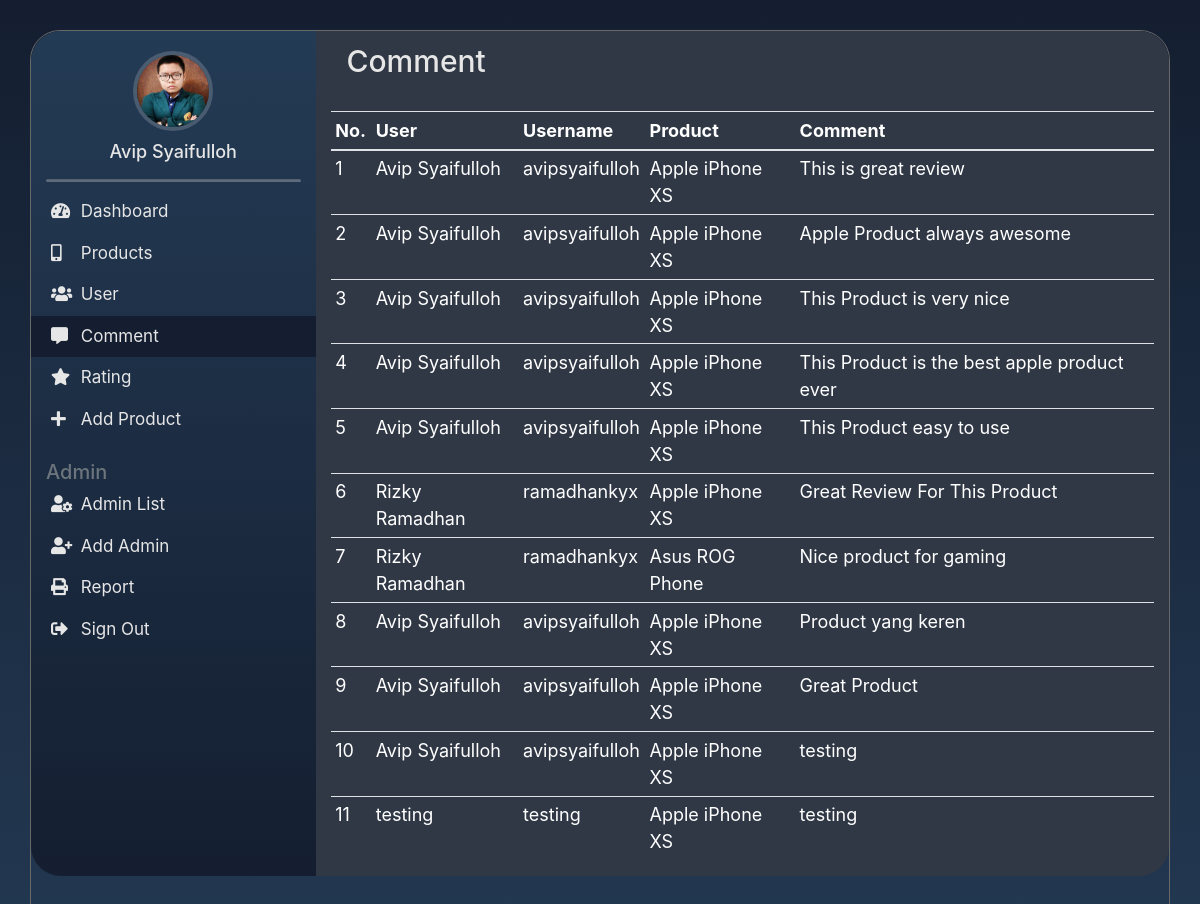
Page /php/backend/comment.php (signed in) on the committed database.
### tables this page shows
CREATE TABLE `comment` (
  `comment_id` int(11) NOT NULL,
  `user_id` int(11) NOT NULL,
  `product_id` int(11) NOT NULL,
  `message` varchar(150) DEFAULT NULL
);

CREATE TABLE `user` (
  `user_id` int(11) NOT NULL,
  `username` varchar(64) NOT NULL,
  `password` varchar(256) NOT NULL,
  `email` varchar(64) NOT NULL,
  `fullname` varchar(128) NOT NULL,
  `phone` varchar(32) NOT NULL,
  `administator` varchar(1) NOT NULL
);

CREATE TABLE `product` (
  `product_id` int(11) NOT NULL,
  `name` varchar(64) NOT NULL,
  `brand` varchar(64) NOT NULL,
  `storage` varchar(64) NOT NULL,
  `price` int(11) NOT NULL,
  `cpu` varchar(64) NOT NULL,
  `gpu` varchar(64) NOT NULL,
  `ram` varchar(64) NOT NULL,
  `picture` varchar(255) NOT NULL,
  `description` varchar(300) NOT NULL
);

### php/functions.php (called while the page is built, shortened)
<?php
function koneksi()
{
	$conn = mysqli_connect("localhost", "root", "") or die("koneksi ke DB gagal");
	mysqli_select_db($conn, "pw_tubes_183040024") or die("Database salah!");
	return $conn;
}
function query($sql)
{
	$conn = koneksi();
	$result = mysqli_query($conn, "$sql");
	$rows = [];
	while ($row = mysqli_fetch_assoc($result)) {
		$rows[] = $row;
	}
	return $rows;
}

### php/backend/comment.php (the view, shortened to what this page needs)
<?php
require '../functions.php';
$comm = query("SELECT * FROM comment NATURAL JOIN user NATURAL JOIN product");
?>
<!doctype html>
<html lang="en">
  <head>
    <link rel="stylesheet" href="../../css/bootstrap.min.css">
    <link rel="stylesheet" href="../../css/backend.css">
    <link rel="stylesheet" href="../../css/backend/comment.css">
    <link rel="stylesheet" href="https://use.fontawesome.com/releases/v5.3.1/css/all.css">
  </head>
  <body>
      <div class="container">
        <div class="row">
          <nav class="col-3 sidebar">
            <div class="profile">
              <div class="picture">
                <img src="../../assets/img/Profile.jpg" alt="">
              </div>
              <div class="about">
                <h6>Avip Syaifulloh</h6>
                <hr>
              </div>
            </div>
            <div class="sidebar-sticky">
              <ul class="nav flex-column">
                <li class="nav-item">
                  <a class="nav-link" href="dashboard.php">
                    <span><i class="fa fa-tachometer-alt"></i></span>
                    <span class="nav-name">Dashboard</span> <span class="sr-only">(current)</span>
                  </a>
                </li>
                <li class="nav-item">
                  <a class="nav-link" href="product.php">
                    <span><i class="fa fa-mobile-alt"></i></span>
                    <span class="nav-name">Products</span>
                  </a>
                </li>
                <li class="nav-item">
                  <a class="nav-link" href="user.php">
                    <span><i class="fa fa-users"></i></span>
                    <span class="nav-name">User</span>
                  </a>
                </li>
                <li class="nav-item">
                  <a class="nav-link active" href="comment.php">
                    <span><i class="fa fa-comment-alt"></i></span>
                    <span class="nav-name">Comment</span>
                  </a>
                </li>
                <li class="nav-item">
                  <a class="nav-link" href="rating.php">
                    <span><i class="fa fa-star"></i></span>
                    <span class="nav-name">Rating</span>
                  </a>
                </li>
                <li class="nav-item">
                  <a class="nav-link" href="crud/tambah.php">
                    <span><i class="fa fa-plus"></i></span>
                    <span class="nav-name">Add Product</span>
                  </a>
                </li>
              </ul>
              <h6 class="sidebar-heading text-muted">
                <span>Admin</span>
              </h6>
              <ul class="nav flex-column mb-2">
                <li class="nav-item">
                  <a class="nav-link" href="admin.php">
                    <span><i class="fa fa-user-cog"></i></span>
                    <span class="nav-name">Admin List</span>
                  </a>
                </li>
                <li class="nav-item">
                  <a class="nav-link" href="../login/registrasiAdmin.php">
                    <span><i class="fa fa-user-plus"></i></span>
                    <span class="nav-name">Add Admin</span>
                  </a>
                </li>
                <li class="nav-item">
                  <a class="nav-link" href="report/reportComment.php" target="_blank">
                    <span><i class="fa fa-print"></i></span>
                    <span class="nav-name">Report</span>
                  </a>
                </li>
                <li class="nav-item">
                  <a class="nav-link" href="../login/logout.php">
                    <span><i class="fa fa-sign-out-alt"></i></span>
                    <span class="nav-name">Sign Out</span>
                  </a>
                </li>
              </ul>
            </div>
          </nav>
          <main class="main col">
            <nav class="navbar navbar-light">
              <span class="navbar-brand mb-0 h1">Comment</span>
            </nav>
            <div id="container">
              <table class="table table-sm">
                <thead>
                  <tr>
                    <th scope="col">No.</th>
                    <th scope="col"  class="hide">User</th>
                    <th scope="col">Username</th>
                    <th scope="col">Product</th>
                    <th scope="col">Comment</th>
                  </tr>
                </thead>
                <tbody>
                  <?php $i=1; ?>
                  <?php foreach ($comm as $com) : ?>
                  <tr>
                    <td scope="row"><?= $i ?></td>
                    <td class="hide"><?= $com['fullname']; ?></td>
                    <td><?= $com['username']; ?></td>
                    <td><?= $com['brand']; ?> <?= $com['name']; ?></td>
                    <td><?= $com['message']; ?></td>
                  </tr>
                  <?php $i++ ?>
                  <?php endforeach; ?>
                </tbody>
              </table>
            </div>
          </main>
      </div>
  </body>
</html>

### css/backend.css (style rules this page uses)
body { background-repeat: no-repeat; background-size: cover; background-image: linear-gradient(#141e30, #243b55); }
.container { min-height: 1000px; }
.row { min-height: 650px; }
.sidebar { background-image: linear-gradient(to top, #141e30, #243b55); min-height: 600px; }
.main { background-color: #303846; }
.profile { margin-left: -15px; margin-right: -15px; text-align: center; margin-bottom: -10px; }
.profile .picture { width: 30px; height: 30px; margin: auto; margin-top: 10px; border-radius: 50%; }
.profile .picture img { width: 100%; border-radius: 50%; }
.profile .about h6 { font-size: 9px; margin-top: 10px; color: rgba(230, 230, 230, 1) !important; }
.profile .about hr { height: 1px; background-color: rgba(230, 230, 230, 0.5); border-radius: 10px; width: 50px; }
.nav-item { font-size: 9px; margin-left: -15px; margin-right: -15px; text-align: center; }
.nav-name { display: block; }
.sidebar-heading { font-size: 9px; text-align: center; margin-top: 20px; }
.nav-link { color: rgba(230, 230, 230, 1) !important; transition: 1s; }
.active { background-color: #141e30 !important; }
.navbar-brand { color: rgba(230, 230, 230, 1) !important; }
@media (min-width: 992px) { .container { margin: 30px auto; border-radius: 30px; border: 1px solid #686868; } }
@media (min-width: 992px) { .main { border-radius: 0 30px 30px 0; } }
@media (min-width: 992px) { .sidebar { min-height: 800px; border-radius: 30px 0 0 30px; } }
@media (min-width: 992px) { .row { min-height: 0px; } }
@media (min-width: 992px) { .profile { height: 150px; margin: 20px 0; text-align: center; margin-bottom: -10px; } }
@media (min-width: 992px) { .profile .picture { width: 80px; height: 80px; border: 4px solid rgba(230, 230, 230, 0.2); margin: auto; margin-top: 20px; border-radius: 50%; } }
@media (min-width: 992px) { .profile .picture img { width: 100%; border-radius: 50%; } }
@media (min-width: 992px) { .profile .about h6 { font-size: 18px; margin-top: 10px; color: rgba(230, 230, 230, 1) !important; } }
@media (min-width: 992px) { .profile .about hr { height: 2px; background-color: rgba(230, 230, 230, 0.3); border-radius: 10px; width: 100%; } }
@media (min-width: 992px) { .nav-link { color: rgba(230, 230, 230, 1) !important; padding-left: 20px; transition: 1s; font-size: 17px; } }
@media (min-width: 992px) { .sidebar-heading { font-size: 20px; text-align: left; margin-bottom: 0; } }
@media (min-width: 992px) { .active { background-color: #141e30 !important; } }
@media (min-width: 992px) { .nav-item { text-align: left; } }
@media (min-width: 992px) { .nav-name { display: inline; } }
@media (min-width: 992px) { .fa { width: 15px; margin-right: 10px; } }
@media (min-width: 992px) { .navbar-brand { font-size: 30px; margin-top: -20px; } }
@media (min-width: 992px) { .navbar { height: 80px; } }

### css/backend/comment.css (style rules this page uses)
body { color: white; }
table { font-size: 10px; }
.hide { display: none; }
@media (min-width: 992px) { table { font-size: 18px; } }
@media (min-width: 992px) { .hide { display: table-cell; border: none; } }

### php/backend/comment.php (style rules this page uses)
body { color: white; }

### rows in the picture
comment: user.fullname "Avip Syaifulloh", user.username "avipsyaifulloh", product.brand "Apple", product.name "iPhone XS", message "This is great review"
comment: user.fullname "Avip Syaifulloh", user.username "avipsyaifulloh", product.brand "Apple", product.name "iPhone XS", message "Apple Product always awesome"
comment: user.fullname "Avip Syaifulloh", user.username "avipsyaifulloh", product.brand "Apple", product.name "iPhone XS", message "This Product is very nice"
comment: user.fullname "Avip Syaifulloh", user.username "avipsyaifulloh", product.brand "Apple", product.name "iPhone XS", message "This Product is the best apple product ever"
comment: user.fullname "Avip Syaifulloh", user.username "avipsyaifulloh", product.brand "Apple", product.name "iPhone XS", message "This Product easy to use"
comment: user.fullname "Rizky Ramadhan", user.username "ramadhankyx", product.brand "Apple", product.name "iPhone XS", message "Great Review For This Product"
comment: user.fullname "Rizky Ramadhan", user.username "ramadhankyx", product.brand "Asus", product.name "ROG Phone", message "Nice product for gaming"
comment: user.fullname "Avip Syaifulloh", user.username "avipsyaifulloh", product.brand "Apple", product.name "iPhone XS", message "Product yang keren"
comment: user.fullname "Avip Syaifulloh", user.username "avipsyaifulloh", product.brand "Apple", product.name "iPhone XS", message "Great Product"
comment: user.fullname "Avip Syaifulloh", user.username "avipsyaifulloh", product.brand "Apple", product.name "iPhone XS", message "testing"
comment: user.fullname "testing", user.username "testing", product.brand "Apple", product.name "iPhone XS", message "testing"
